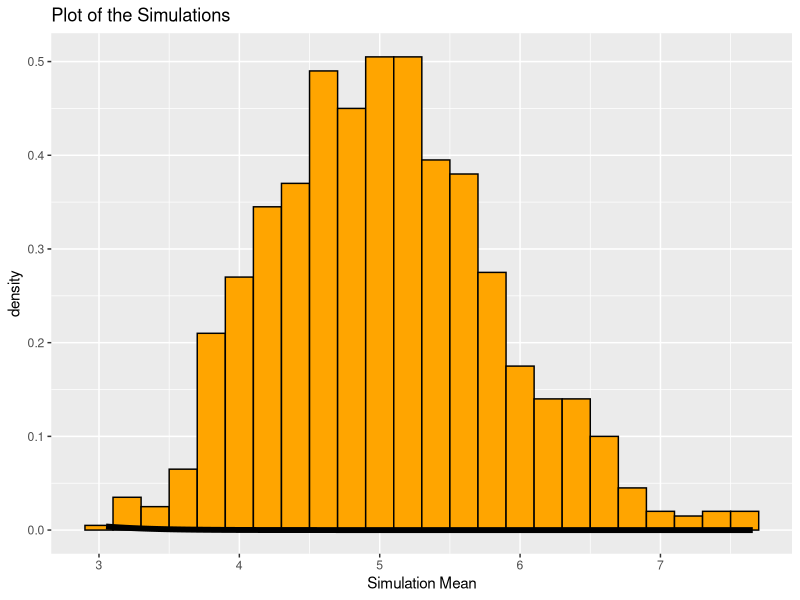

Generate this figure with R:
## ---- chunk 1
ECHO=TRUE
set.seed(1500)
lambda = 0.2
exponentials = 40
## ---- chunk 2
simMeans = NULL
for (i in 1 : 1000) simMeans = c(simMeans, mean(rexp(exponentials, lambda)))
## ---- chunk 3
mean(simMeans)
## ---- chunk 4
lambda^-1
## ---- chunk 5
abs(mean(simMeans)-lambda^-1)
## ---- chunk 6
var(simMeans)
## ---- chunk 7
(lambda * sqrt(exponentials))^-2
## ---- chunk 8
abs(var(simMeans)-(lambda * sqrt(exponentials))^-2)
## ---- chunk 9
library(ggplot2)
ggplot(data.frame(y=simMeans), aes(x=y)) + 
  geom_histogram(aes(y=..density..), binwidth=0.2, fill="orange", color="black") +
  stat_function(fun=dnorm, arg=list(mean=lambda^-1, sd=(lambda*sqrt(exponentials))^-1), size=2) +
  labs(title="Plot of the Simulations", x="Simulation Mean")
